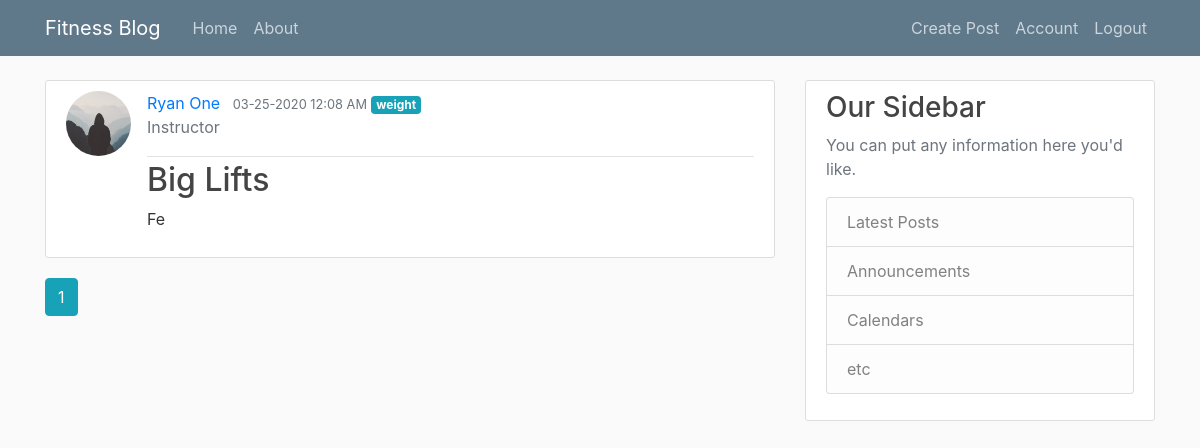
The page /home (signed in) on the database as committed earlier.
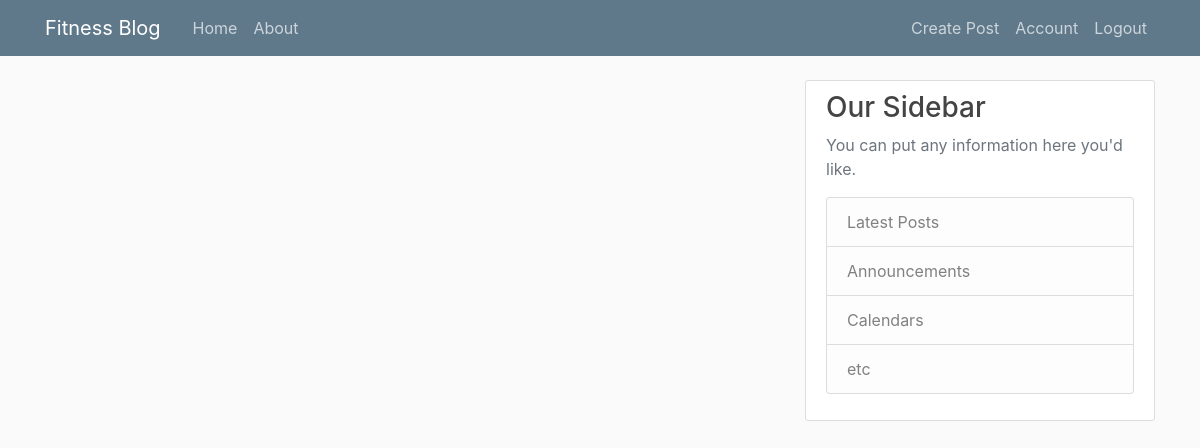
The same page on the database as committed later.
### fitnessblog/models.py (models this page shows, shortened)
class Post(db.Model):
    id = db.Column(db.Integer, primary_key=True)
    title = db.Column(db.String(100), nullable=False)
    date_posted = db.Column(db.DateTime, nullable=False, default=datetime.utcnow)
    content = db.Column(db.Text, nullable=False)
    category = db.Column(db.Text, nullable=False)
    user_id = db.Column(db.Integer, db.ForeignKey("user.id"), nullable=False)

class User(db.Model, UserMixin):
    id = db.Column(db.Integer, primary_key=True)
    username = db.Column(db.String(20), unique=True, nullable=False)
    email = db.Column(db.String(120), unique=True, nullable=False)
    profile_type = db.Column(db.String(20), nullable=False)
    image_file = db.Column(db.String(20), nullable=False, default="default.jpg")
    password = db.Column(db.String(60), nullable=False)
    posts = db.relationship("Post", backref="author", lazy=True)

### fitnessblog/main/routes.py (the view)
@main.route("/")
@main.route("/home")
def home():
    page = request.args.get("page", 1, type=int)
    posts = Post.query.order_by(Post.date_posted.desc()).paginate(page=page, per_page=5)
    return render_template("home.html", posts=posts)

### fitnessblog/models.py (called while the page is built)
@login_manager.user_loader
def load_user(user_id):
    return User.query.get(int(user_id))

### fitnessblog/templates/home.html
{% extends "layout.html" %}
{% block content %}
  {% for post in posts.items %}
    <article class="media content-section">
      <img class="rounded-circle article-img" src="{{ url_for('static', filename='profile_pics/' + post.author.image_file) }}">
      <div class="media-body">
        <div class="article-metadata">
          <a class="mr-2" href="{{ url_for('users.user_posts', username=post.author.username) }}">{{ post.author.username }}</a>
          <small class="text-muted">{{ post.date_posted.strftime('%m-%d-%Y %I:%M %p') }}</small>
          <a href="{{ url_for('posts.filter_by_category', category=post.category) }}" class="badge badge-info">{{ post.category}}</a>
          <p class="text-secondary">{{ current_user.profile_type.capitalize() }}</p>
        </div>
        <h2><a class="article-title" href="{{ url_for('posts.post', post_id=post.id) }}">{{ post.title }}</a></h2>
        <p class="article-content">{{ post.content }}</p>
      </div>
    </article>
  {% endfor %}
  {% for page_num in posts.iter_pages(left_edge=1, right_edge=1, left_current=1, right_current=2) %}
    {% if page_num %}
      {% if posts.page == page_num %}
        <a class="btn btn-info mb-4" href="{{ url_for('main.home', page=page_num) }}">{{ page_num }}</a>
      {% else %}
      <a class="btn btn-outline-info mb-4" href="{{ url_for('main.home', page=page_num) }}">{{ page_num }}</a>
      {% endif %}
    {% else %}
      ...
    {% endif %}
  {% endfor %}
{% endblock content %}

Rows that differ between the two databases and show on the page:
removed Post: image_file (placeholder picture), author.username "Ryan One", date_posted "03-25-2020 12:08 AM", category "weight", title "Big Lifts", content "Fe"
no longer on this page (row edited): User: profile_type "Instructor"
Other text that changed with them:
list line gone: "1"
